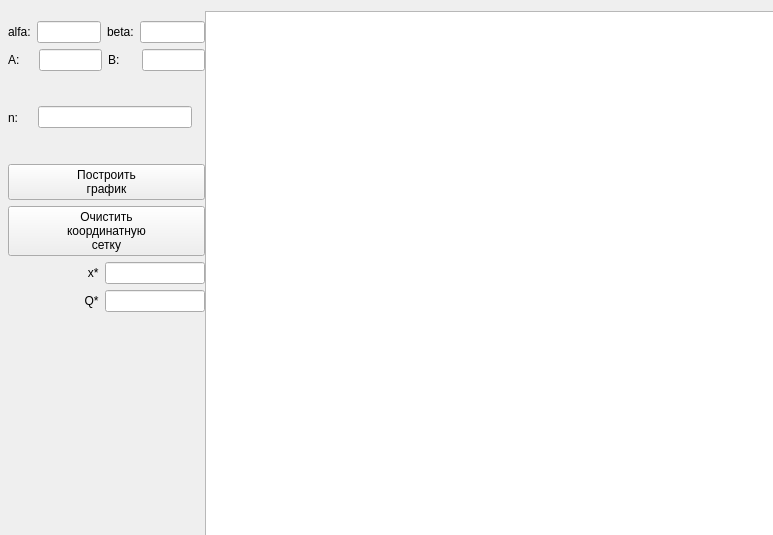
<?xml version="1.0" encoding="UTF-8"?>
<ui version="4.0">
 <class>Form</class>
 <widget class="QWidget" name="Form">
  <property name="geometry">
   <rect>
    <x>0</x>
    <y>0</y>
    <width>773</width>
    <height>535</height>
   </rect>
  </property>
  <property name="sizePolicy">
   <sizepolicy hsizetype="Maximum" vsizetype="Maximum">
    <horstretch>0</horstretch>
    <verstretch>0</verstretch>
   </sizepolicy>
  </property>
  <property name="maximumSize">
   <size>
    <width>846</width>
    <height>678</height>
   </size>
  </property>
  <property name="windowTitle">
   <string>Form</string>
  </property>
  <widget class="PlotWidget" name="graphicsView">
   <property name="geometry">
    <rect>
     <x>205</x>
     <y>11</y>
     <width>621</width>
     <height>651</height>
    </rect>
   </property>
  </widget>
  <widget class="QWidget" name="layoutWidget">
   <property name="geometry">
    <rect>
     <x>8</x>
     <y>21</y>
     <width>197</width>
     <height>291</height>
    </rect>
   </property>
   <layout class="QVBoxLayout" name="verticalLayout">
    <item>
     <layout class="QHBoxLayout" name="horizontalLayout_2">
      <item>
       <widget class="QLabel" name="label_2">
        <property name="text">
         <string>alfa:</string>
        </property>
       </widget>
      </item>
      <item>
       <widget class="QLineEdit" name="alfa_Edit"/>
      </item>
      <item>
       <widget class="QLabel" name="label">
        <property name="text">
         <string>beta:</string>
        </property>
       </widget>
      </item>
      <item>
       <widget class="QLineEdit" name="beta_Edit"/>
      </item>
     </layout>
    </item>
    <item>
     <layout class="QHBoxLayout" name="horizontalLayout_4">
      <item>
       <widget class="QLabel" name="label_5">
        <property name="text">
         <string>A:    </string>
        </property>
       </widget>
      </item>
      <item>
       <widget class="QLineEdit" name="A_Edit"/>
      </item>
      <item>
       <widget class="QLabel" name="label_6">
        <property name="text">
         <string>B:     </string>
        </property>
       </widget>
      </item>
      <item>
       <widget class="QLineEdit" name="B_Edit"/>
      </item>
     </layout>
    </item>
    <item>
     <layout class="QHBoxLayout" name="horizontalLayout">
      <item>
       <widget class="QLabel" name="label_3">
        <property name="text">
         <string>n:    </string>
        </property>
       </widget>
      </item>
      <item>
       <widget class="QLineEdit" name="n_Edit"/>
      </item>
      <item>
       <widget class="QLabel" name="label_4">
        <property name="text">
         <string/>
        </property>
       </widget>
      </item>
     </layout>
    </item>
    <item>
     <widget class="QPushButton" name="createButt">
      <property name="text">
       <string>Построить 
график</string>
      </property>
     </widget>
    </item>
    <item>
     <widget class="QPushButton" name="clearButt">
      <property name="text">
       <string>Очистить 
координатную 
сетку</string>
      </property>
      <property name="autoDefault">
       <bool>false</bool>
      </property>
      <property name="default">
       <bool>false</bool>
      </property>
     </widget>
    </item>
    <item>
     <layout class="QHBoxLayout" name="horizontalLayout_6">
      <item>
       <widget class="QLabel" name="label_7">
        <property name="text">
         <string>                        x*</string>
        </property>
       </widget>
      </item>
      <item>
       <widget class="QLineEdit" name="x_exp_Edit"/>
      </item>
     </layout>
    </item>
    <item>
     <layout class="QHBoxLayout" name="horizontalLayout_3">
      <item>
       <widget class="QLabel" name="label_10">
        <property name="text">
         <string>                       Q*</string>
        </property>
       </widget>
      </item>
      <item>
       <widget class="QLineEdit" name="q_exp_Edit"/>
      </item>
     </layout>
    </item>
   </layout>
  </widget>
 </widget>
 <customwidgets>
  <customwidget>
   <class>PlotWidget</class>
   <extends>QGraphicsView</extends>
   <header>pyqtgraph</header>
  </customwidget>
 </customwidgets>
 <resources/>
 <connections/>
</ui>
